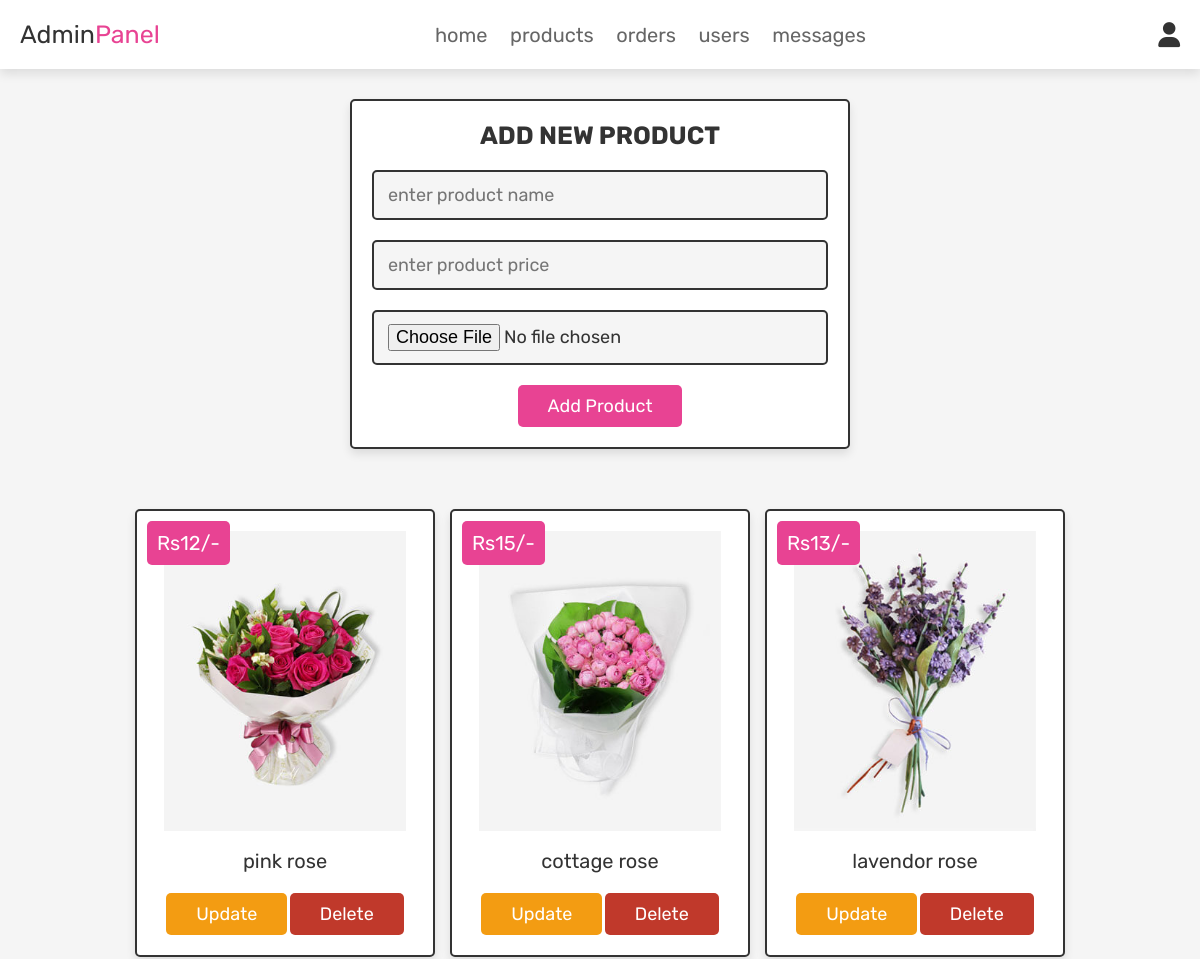
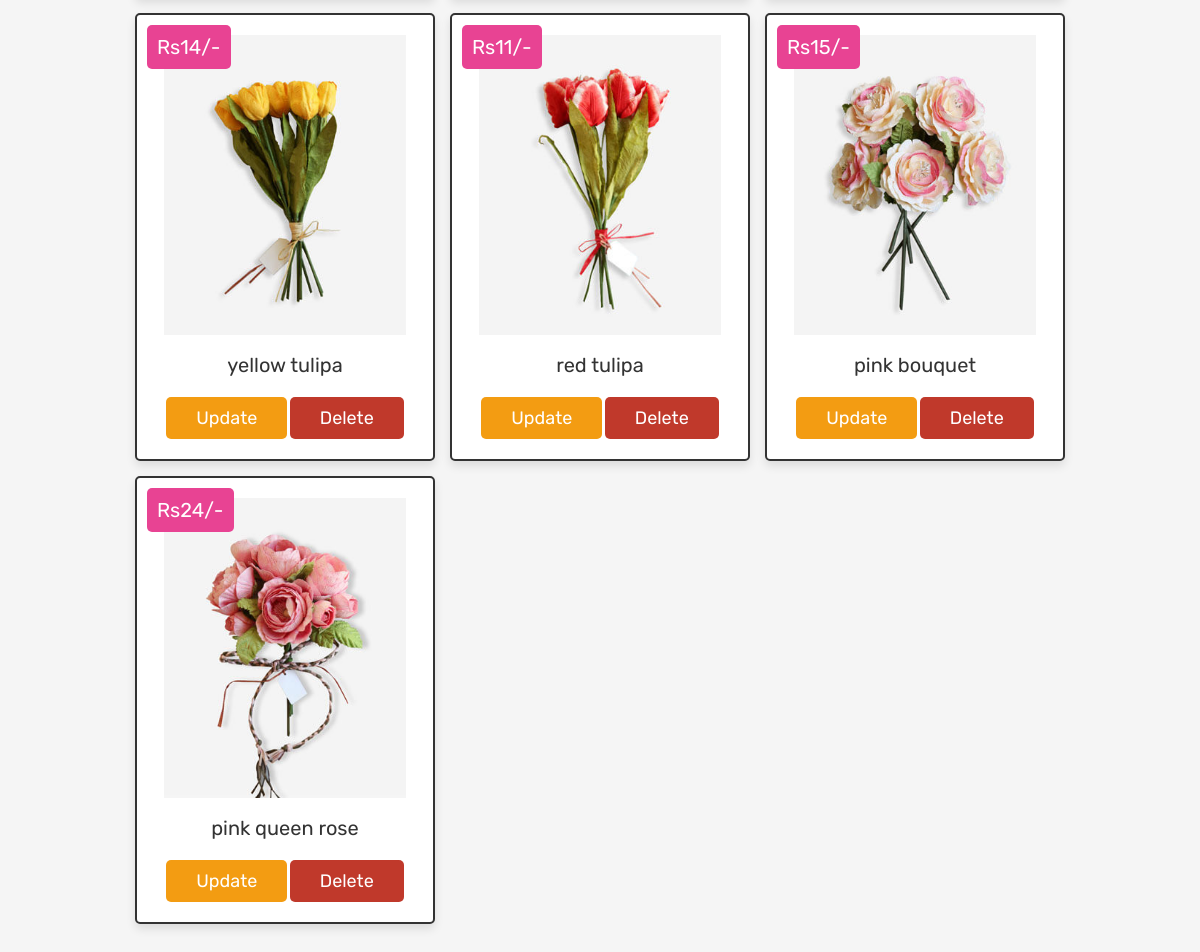
The page /admin_products.php (signed in) on the database its author committed (2 pictures, top to bottom).
### tables this page shows
CREATE TABLE `products` (
  `id` int(100) NOT NULL,
  `name` varchar(100) NOT NULL,
  `details` varchar(500) NOT NULL,
  `price` int(100) NOT NULL,
  `image` varchar(100) NOT NULL
);

### admin_products.php (the view, shortened to what this page needs)
<?php
@include 'config.php';
?>
<!DOCTYPE html>
<html lang="en">
<head>
   <link rel="stylesheet" href="https://cdnjs.cloudflare.com/ajax/libs/font-awesome/6.0.0/css/all.min.css">
   <link rel="stylesheet" href="css/admin_style.css">
</head>
<body>
<?php @include 'admin_header.php'; ?>
<section class="add-products">
   <form action="" method="POST" enctype="multipart/form-data">
      <h3>add new product</h3>
      <input type="text" class="box" required placeholder="enter product name" name="name">
      <input type="number" min="0" class="box" required placeholder="enter product price" name="price">
      <input type="file" accept="image/jpg, image/jpeg, image/png" required class="box" name="image">
      <input type="submit" value="add product" name="add_product" class="btn">
   </form>
</section>
<section class="show-products">
   <div class="box-container">
      <?php
         $select_products = mysqli_query($conn, "SELECT * FROM `products`") or die('query failed');
         if(mysqli_num_rows($select_products) > 0){
            while($fetch_products = mysqli_fetch_assoc($select_products)){
      ?>
      <div class="box">
         <div class="price">Rs<?php echo $fetch_products['price']; ?>/-</div>
         <img class="image" src="uploaded_img/<?php echo $fetch_products['image']; ?>" alt="">
         <div class="name"><?php echo $fetch_products['name']; ?></div>
         <a href="admin_update_product.php?update=<?php echo $fetch_products['id']; ?>" class="option-btn">update</a>
         <a href="admin_products.php?delete=<?php echo $fetch_products['id']; ?>" class="delete-btn" onclick="return confirm('delete this product?');">delete</a>
      </div>
      <?php
         }
      }else{
         echo '<p class="empty">no products added yet!</p>';
      }
      ?>
   </div>
</section>
</body>
</html>

### admin_header.php (shortened to what this page needs)
<header class="header">
   <div class="flex">
      <a href="admin_page.php" class="logo">Admin<span>Panel</span></a>
      <nav class="navbar">
         <a href="admin_page.php">home</a>
         <a href="admin_products.php">products</a>
         <a href="admin_orders.php">orders</a>
         <a href="admin_users.php">users</a>
         <a href="admin_contacts.php">messages</a>
      </nav>
      <div class="icons">
         <div id="user-btn" class="fas fa-user"></div>
      </div>
   </div>
</header>

### css/admin_style.css (style rules this page uses)
:root { --pink:#e84393; --red:#c0392b; --orange:#f39c12; --black:#333; --white:#fff; --light-color:#666; --light-white:#ccc; --light-bg:#f5f5f5; --border:.2rem solid var(--black); --box-shadow:0 .5rem 1rem rgba(0,0,0,.1); }
* { font-family: 'Rubik', sans-serif; margin:0; padding:0; box-sizing: border-box; outline: none; border:none; text-decoration: none; transition:all .2s linear; }
html { font-size: 62.5%; overflow-x: hidden; scroll-behavior: smooth; scroll-padding-top: 6.5rem; }
body { background: var(--light-bg); }
section { padding:3rem 2rem; }
.btn, .delete-btn, .option-btn { display: inline-block; border-radius: .5rem; margin-top: 1rem; font-size: 1.8rem; color:var(--white); cursor: pointer; padding:1rem 3rem; text-transform: capitalize; }
.btn { background-color: var(--pink); }
.delete-btn { background-color: var(--red); }
.option-btn { background-color: var(--orange); }
.header { position: sticky; top:0; left:0; right:0; z-index: 1000; background-color: var(--white); box-shadow: var(--box-shadow); }
.header .flex { display: flex; align-items: center; justify-content: space-between; padding:2rem; max-width: 1200px; margin:0 auto; position: relative; }
.header .flex .icons div { font-size: 2.5rem; margin-left: 1.7rem; cursor: pointer; color:var(--black); }
.header .flex .navbar a { margin:0 1rem; font-size: 2rem; color:var(--light-color); }
.header .flex .logo { font-size: 2.5rem; color:var(--black); }
.header .flex .logo span { color:var(--pink); }
.add-products form { max-width: 50rem; border-radius: .5rem; background-color: var(--white); border:var(--border); padding:2rem; text-align: center; margin:0 auto; box-shadow: var(--box-shadow); }
.add-products form h3 { font-size: 2.5rem; text-transform: uppercase; color:var(--black); margin-bottom: 1rem; }
.add-products form .box { width: 100%; margin:1rem 0; font-size: 1.8rem; color:var(--black); border-radius: .5rem; background-color: var(--light-bg); padding:1.2rem 1.4rem; border:var(--border); }
.show-products .box-container { display: grid; grid-template-columns: repeat(auto-fit, 30rem); gap:1.5rem; align-items: flex-start; max-width: 1200px; margin: 0 auto; justify-content: center; }
.show-products .box-container .box { text-align: center; padding:2rem; border:var(--border); background-color: var(--white); box-shadow: var(--box-shadow); border-radius: .5rem; position: relative; }
.show-products .box-container .box .image { height: 30rem; margin-bottom: .5rem; }
.show-products .box-container .box .price { background-color: var(--pink); position: absolute; top:1rem; left:1rem; border-radius: .5rem; color:var(--white); padding:1rem; font-size: 2rem; }
.show-products .box-container .box .name { margin:1rem 0; font-size: 2rem; color:var(--black); }

### rows shown on the page
products: price "12", image (picture), name "pink rose"
products: price "15", image (picture), name "cottage rose"
products: price "13", image (picture), name "lavendor rose"
products: price "14", image (picture), name "yellow tulipa"
products: price "11", image (picture), name "red tulipa"
products: price "15", image (picture), name "pink bouquet"
products: price "24", image (picture), name "pink queen rose"
